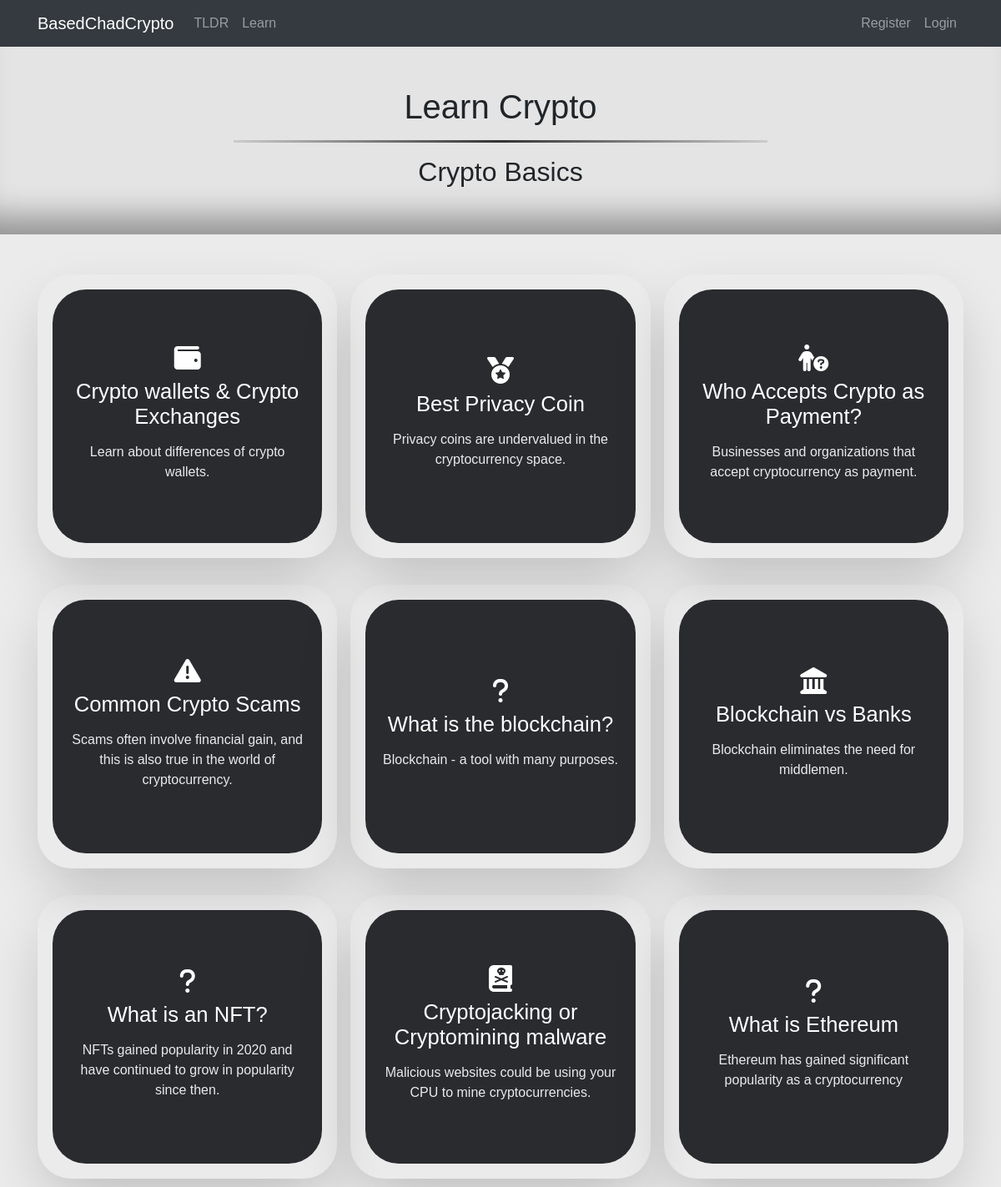
Screenshot of /pages/learn with the database file from the repository.
### tables this page shows
CREATE TABLE `learn` (
  `class` char(255) DEFAULT NULL,
  `h3` char(255) DEFAULT NULL,
  `p` char(255) DEFAULT NULL,
  `id` int(11) NOT NULL,
  `related_posts` char(255) DEFAULT NULL,
  `html` text DEFAULT NULL,
  `image_name` varchar(255) DEFAULT NULL
);

### app/controllers/Pages.php (called while the page is built, shortened)
<?php
class Pages extends Controller
{
  public function __construct()
  {
    $this->postModel = $this->model('Post');
  }
  public function learn()
  {
    $post = $this->postModel->getLearnPosts();
    $data = [
      'title' => 'learn',
      'learn' => $post
    ];
    $this->view('pages/learn', $data);
  }
}

### app/libraries/Core.php (called while the page is built, shortened)
<?php
  class Core {
    protected $currentMethod = 'index';
    public function __construct(){
      $url = $this->getUrl();
      if(file_exists('../app/controllers/' . ucwords($url[0]). '.php')){
        unset($url[0]);
      }
      $this->currentController = new $this->currentController;
      if(isset($url[1])){
        if(method_exists($this->currentController, $url[1])){
          $this->currentMethod = $url[1];
          unset($url[1]);
        }
      }
      $this->params = $url ? array_values($url) : [];
      call_user_func_array([$this->currentController, $this->currentMethod], $this->params);
    }
    public function getUrl(){
      if(isset($_GET['url'])){
        $url = rtrim($_GET['url'], '/');
        $url = filter_var($url, FILTER_SANITIZE_URL);
        $url = explode('/', $url);
        return $url;
      }
    }
  }

### public/index.php (called while the page is built, shortened)
<?php
  $init = new Core;

### app/libraries/Database.php (called while the page is built, shortened)
<?php
  class Database {
    private $host = DB_HOST;
    private $user = DB_USER;
    private $pass = DB_PASS;
    private $dbname = DB_NAME;
    private $dbh;
    private $stmt;
    public function __construct(){
      $dsn = 'mysql:host=' . $this->host . ';dbname=' . $this->dbname;
      $options = array(
        PDO::ATTR_PERSISTENT => true,
        PDO::ATTR_ERRMODE => PDO::ERRMODE_EXCEPTION
      );
      try{
        $this->dbh = new PDO($dsn, $this->user, $this->pass, $options);
      } catch(PDOException $e){
        $this->error = $e->getMessage();
        echo $this->error;
      }
    }
    public function query($sql){
      $this->stmt = $this->dbh->prepare($sql);
    }
    public function execute(){
      return $this->stmt->execute();
    }
    public function resultSet(){
      $this->execute();
      return $this->stmt->fetchAll(PDO::FETCH_OBJ);
    }
  }

### app/models/Post.php (called while the page is built, shortened)
<?php
class Post
{
  private $db;
  public function __construct()
  {
    $this->db = new Database;
  }
  public function getLearnPosts()
  {
      $this->db->query('SELECT * FROM learn ORDER BY id');
      $results = $this->db->resultSet();
      return $results;
  }
}

### app/views/pages/learn.php (the view)
<?php require APPROOT . '/views/inc/header.php'; ?>
<div class="container-fluid pages-main-header-container">
    <h1>Learn Crypto</h1>
    <hr class="page-hr">
    <h2>Crypto Basics</h2>
</div>
<div class="container learn-outer-container">
<?php foreach ($data['learn'] as $post) : ?>
    <a href="<?php echo URLROOT; ?>/pages/showlearn/<?php echo $post->id; ?>">
        <div class="learn-container">
            <div class='learn-card'>
                <div class='learn-box'>
                    <div class='learn-content'>
                        <i class='fa-solid <?php echo $post->class; ?> fa-2xl'></i>
                        <h3><?php echo $post->h3; ?></h3>
                        <p><?php echo $post->p; ?></p>
                    </div>
                </div>
            </div>
        </div>
    </a>
<?php endforeach; ?>
</div>
<?php require APPROOT . '/views/inc/footer.php'; ?>

### public/css/style.css (style rules this page uses)
body { background: #ebebeb; }

### public/css/posts.css (style rules this page uses)
i { color: white; padding: 1.5rem; }

### public/css/openpost.css (style rules this page uses)
a, a:hover, a:active, a:visited, a:focus { color: inherit; text-decoration: none; }

### public/css/mainpage.css (style rules this page uses)
body { font-family: Tahoma, sans-serif; }

### public/css/tldr.css (style rules this page uses)
.pages-main-header-container { background-color: rgb(228, 228, 228); box-shadow: rgba(0, 0, 0, 0.35) 0px -50px 36px -28px inset; padding: 3rem; text-align: center; }
.page-hr { border: 0; height: 3px; background: #333; background-image: linear-gradient(to right, #ccc, #333, #ccc); max-width: 40rem; }

### public/css/learn.css (style rules this page uses)
.learn-container .learn-card { position: relative; min-width: 320px; height: 340px; box-shadow: rgba(0, 0, 0, 0.2) 0px 29px 70px -10px; border-radius: 40px !important; margin-top: 0; transition: 0.5s; margin-bottom: 1rem; }
.learn-container .learn-card .learn-box { position: absolute; background: #2a2b2f; border-radius: 40px !important; display: flex; justify-content: center; align-items: center; overflow: hidden; transition: 0.5s; top: 18px; left: 18px; right: 18px; bottom: 18px; }
.learn-container .learn-card .learn-box .learn-content { padding: 20px; text-align: center; }
.learn-container .learn-card .learn-box .learn-content p { font-size: 1rem; font-weight: 300; color: rgba(255, 255, 255, 0.9); z-index: 1; transition: 0.5s; }
.learn-container .learn-card .learn-box .learn-content h3 { font-size: 1.6rem; color: #fff; z-index: 1; transition: 0.5s; margin-bottom: 15px; }
.learn-outer-container { display: grid; grid-template-columns: 1fr 1fr 1fr; gap: 1rem; padding-top: 3rem; }

### rows the page displays
learn: h3 "Crypto wallets & Crypto Exchanges", p "Learn about differences of crypto wallets."
learn: h3 "Best Privacy Coin", p "Privacy coins are undervalued in the cryptocurrency space."
learn: h3 "Who Accepts Crypto as Payment?", p "Businesses and organizations that accept cryptocurrency as payment."
learn: h3 "Common Crypto Scams", p "Scams often involve financial gain, and this is also true in the world of cryptocurrency."
learn: h3 "What is the blockchain?", p "Blockchain - a tool with many purposes."
learn: h3 "Blockchain vs Banks", p "Blockchain eliminates the need for middlemen."
learn: h3 "What is an NFT?", p "NFTs gained popularity in 2020 and have continued to grow in popularity since then."
learn: h3 "Cryptojacking or Cryptomining malware", p "Malicious websites could be using your CPU to mine cryptocurrencies."
learn: h3 "What is Ethereum", p "Ethereum has gained significant popularity as a cryptocurrency"

### other values shown
SITENAME "BasedChadCrypto"
